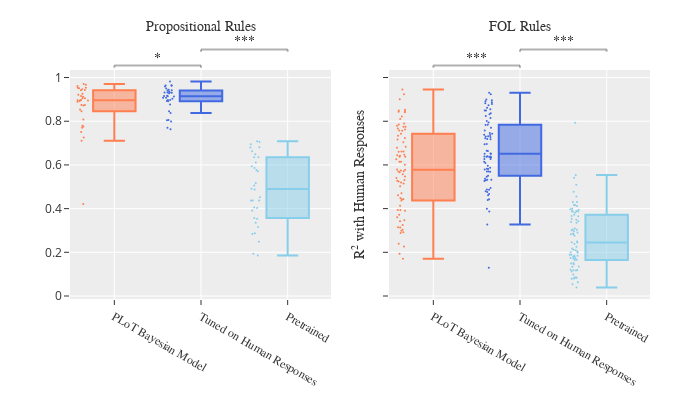

Notebook source saved alongside this figure:
### Code cell
fig, data = make_r2_comparison_scatter({k: v for k,v in data_files.items() if k in 
                            # ['PTG16', 'Tuned112-2B', 'Pretrained-2B']
                            # ['PTG16', 'Tuned112-7B', 'Tuned92-7B', 'Pretrained-7B']
                            ['PTG16', 'Tuned112-7B', 'Pretrained-7B']},
                            [[[0,1], [2,1]], [[0,1], [2,1]]]
                            )

fig.update_xaxes(tickfont={'family': 'times new roman', 'size': 12})
fig.show()
fig.write_image('./analysis/fig/e3_per_rule_r2yes.pdf')

### Figure 1 — Plotly figure (JSON) as saved in the notebook; plotly's stock layout.template omitted (floating-point values rounded to 4 significant figures)
{"data": [{"boxpoints": "all", "hovertext": ["hg13: circle and not blue", "hg02: false", "hg16: circle xor (not blue)", "hg04: circle", "hg01: true", "hg84: (circle or blue) or  (triangle and green)", "hg83: (circle and blue) or (triangle and green)", "hg23: medium or small", "hg18: large", "hg06: circle or blue", "hg24: small and blue", "hg85: circle or (blue and triangle)", "hg14: circle xor blue", "hg21: large or small", "hg78: blue implies circle", "hg10: circle and (not blue)", "hg86: circle or (triangle implies blue)", "hg82: (circle or triangle) implies blue", "hg11: not (circle and blue)", "hg12: not (circle or blue)", "hg09: circle and blue", "hg22: large or medium", "hg80: (not blue) implies (not circle)", "hg81: blue implies size 1", "hg25: blue or small", "hg19: medium", "hg07: circle or triangle", "hg20: small", "hg15: not (circle xor blue)", "hg77: circle implies blue", "hg08: blue or green", "hg79: (not blue) implies circle", "hg03: blue", "hg05: not circle"], "jitter": 0.3, "marker": {"color": "coral", "size": 2}, "name": "PTG16", "showlegend": false, "type": "box", "x": ["PLoT Bayesian Model", "PLoT Bayesian Model", "PLoT Bayesian Model", "PLoT Bayesian Model", "PLoT Bayesian Model", "PLoT Bayesian Model", "PLoT Bayesian Model", "PLoT Bayesian Model", "PLoT Bayesian Model", "PLoT Bayesian Model", "PLoT Bayesian Model", "PLoT Bayesian Model", "PLoT Bayesian Model", "PLoT Bayesian Model", "PLoT Bayesian Model", "PLoT Bayesian Model", "PLoT Bayesian Model", "PLoT Bayesian Model", "PLoT Bayesian Model", "PLoT Bayesian Model", "PLoT Bayesian Model", "PLoT Bayesian Model", "PLoT Bayesian Model", "PLoT Bayesian Model", "PLoT Bayesian Model", "PLoT Bayesian Model", "PLoT Bayesian Model", "PLoT Bayesian Model", "PLoT Bayesian Model", "PLoT Bayesian Model", "PLoT Bayesian Model", "PLoT Bayesian Model", "PLoT Bayesian Model", "PLoT Bayesian Model"], "xaxis": "x", "y": [0.8949, 0.7109, 0.8738, 0.9532, 0.4209, 0.7761, 0.726, 0.9506, 0.9704, 0.9608, 0.8078, 0.8893, 0.8955, 0.8532, 0.9055, 0.9154, 0.8965, 0.9118, 0.7503, 0.9216, 0.8747, 0.8718, 0.9058, 0.7696, 0.8925, 0.9534, 0.8973, 0.9416, 0.7788, 0.8456, 0.9259, 0.9465, 0.9675, 0.9435], "yaxis": "y"}, {"boxpoints": "all", "hovertext": ["hg13: circle and not blue", "hg02: false", "hg16: circle xor (not blue)", "hg04: circle", "hg01: true", "hg84: (circle or blue) or  (triangle and green)", "hg83: (circle and blue) or (triangle and green)", "hg23: medium or small", "hg18: large", "hg06: circle or blue", "hg24: small and blue", "hg85: circle or (blue and triangle)", "hg14: circle xor blue", "hg21: large or small", "hg78: blue implies circle", "hg10: circle and (not blue)", "hg86: circle or (triangle implies blue)", "hg82: (circle or triangle) implies blue", "hg11: not (circle and blue)", "hg12: not (circle or blue)", "hg09: circle and blue", "hg22: large or medium", "hg80: (not blue) implies (not circle)", "hg81: blue implies size 1", "hg25: blue or small", "hg19: medium", "hg07: circle or triangle", "hg20: small", "hg15: not (circle xor blue)", "hg77: circle implies blue", "hg08: blue or green", "hg79: (not blue) implies circle", "hg03: blue", "hg05: not circle"], "jitter": 0.3, "marker": {"color": "royalblue", "size": 2}, "name": "Tuned112-7B", "showlegend": false, "type": "box", "x": ["Tuned on Human Responses", "Tuned on Human Responses", "Tuned on Human Responses", "Tuned on Human Responses", "Tuned on Human Responses", "Tuned on Human Responses", "Tuned on Human Responses", "Tuned on Human Responses", "Tuned on Human Responses", "Tuned on Human Responses", "Tuned on Human Responses", "Tuned on Human Responses", "Tuned on Human Responses", "Tuned on Human Responses", "Tuned on Human Responses", "Tuned on Human Responses", "Tuned on Human Responses", "Tuned on Human Responses", "Tuned on Human Responses", "Tuned on Human Responses", "Tuned on Human Responses", "Tuned on Human Responses", "Tuned on Human Responses", "Tuned on Human Responses", "Tuned on Human Responses", "Tuned on Human Responses", "Tuned on Human Responses", "Tuned on Human Responses", "Tuned on Human Responses", "Tuned on Human Responses", "Tuned on Human Responses", "Tuned on Human Responses", "Tuned on Human Responses", "Tuned on Human Responses"], "xaxis": "x", "y": [0.9315, 0.7634, 0.8062, 0.9499, 0.7706, 0.8463, 0.8975, 0.9592, 0.9633, 0.8927, 0.799, 0.9309, 0.8762, 0.9072, 0.8968, 0.9166, 0.9319, 0.9317, 0.913, 0.9411, 0.9035, 0.891, 0.9138, 0.8041, 0.9155, 0.9075, 0.9359, 0.928, 0.8376, 0.9415, 0.9442, 0.9643, 0.9821, 0.9624], "yaxis": "y"}, {"boxpoints": "all", "hovertext": ["hg13: circle and not blue", "hg02: false", "hg16: circle xor (not blue)", "hg04: circle", "hg01: true", "hg84: (circle or blue) or  (triangle and green)", "hg83: (circle and blue) or (triangle and green)", "hg23: medium or small", "hg18: large", "hg06: circle or blue", "hg24: small and blue", "hg85: circle or (blue and triangle)", "hg14: circle xor blue", "hg21: large or small", "hg78: blue implies circle", "hg10: circle and (not blue)", "hg86: circle or (triangle implies blue)", "hg82: (circle or triangle) implies blue", "hg11: not (circle and blue)", "hg12: not (circle or blue)", "hg09: circle and blue", "hg22: large or medium", "hg80: (not blue) implies (not circle)", "hg81: blue implies size 1", "hg25: blue or small", "hg19: medium", "hg07: circle or triangle", "hg20: small", "hg15: not (circle xor blue)", "hg77: circle implies blue", "hg08: blue or green", "hg79: (not blue) implies circle", "hg03: blue", "hg05: not circle"], "jitter": 0.3, "marker": {"color": "skyblue", "size": 2}, "name": "Pretrained-7B", "showlegend": false, "type": "box", "x": ["Pretrained", "Pretrained", "Pretrained", "Pretrained", "Pretrained", "Pretrained", "Pretrained", "Pretrained", "Pretrained", "Pretrained", "Pretrained", "Pretrained", "Pretrained", "Pretrained", "Pretrained", "Pretrained", "Pretrained", "Pretrained", "Pretrained", "Pretrained", "Pretrained", "Pretrained", "Pretrained", "Pretrained", "Pretrained", "Pretrained", "Pretrained", "Pretrained", "Pretrained", "Pretrained", "Pretrained", "Pretrained", "Pretrained", "Pretrained"], "xaxis": "x", "y": [0.2872, 0.4372, 0.1933, 0.7084, 0.4054, 0.4518, 0.4874, 0.5715, 0.6946, 0.5059, 0.2839, 0.6493, 0.1854, 0.357, 0.611, 0.3357, 0.6354, 0.4372, 0.4913, 0.5854, 0.2488, 0.6623, 0.5177, 0.316, 0.3536, 0.6798, 0.7046, 0.5934, 0.4029, 0.3918, 0.5772, 0.6808, 0.4372, 0.6352], "yaxis": "y"}, {"boxpoints": "all", "hovertext": ["hg74: there is another object of the same shape<br>and another different object of the same color", "hg37: same shape as a blue object", "hg102: exactly one object in the set is blue excluding this object", "hg62: blue and same shape as another object", "hg109: all objects of the same shape are blue", "hg48: same shape as one of the unique largest that is not itself", "hg35: larger than some other object", "hg30: unique largest and blue", "hg51: unique circle", "hg54: (blue or circle) and no other object is (blue or circle)", "hg104: exactly one other object is the same color", "hg66: same color as all other objects of the same shape", "hg68: (circle) or (same color as all other objects of the same shape)", "hg76: every other object   shares at least one feature  with this object", "hg39: same shape as a blue or green object", "hg29: larger than all other objects", "hg59: same shape as another object", "hg17: there is a triangle in the set", "hg50: blue and no other object is blue", "hg107: exactly one blue object that is the same shape excluding this object", "hg108: all other objects of the same shape are blue", "hg72: same shape as another object that is blue", "hg58: same shape as one of the largest and blue", "hg89: exists another object of the same shape that is blue", "hg105: exactly one blue object that is the same shape", "hg64: no other object has the same shape", "hg91: same shape as an object that is blue or green", "hg28: one of the largest of its shape", "hg97: same shape as a uniquely blue object", "hg92: unique blue object", "hg53: the unique object that is (blue and circle)", "hg100: one of the smallest of objects who share a shape with another object", "hg111: at least one other object of the same shape is the same color", "hg98: the unique smallest object", "hg65: same shape and color as another object", "hg112: at least one other object of the same shape is not the same color", "hg94: the unique element and is (blue or green)", "hg47: (same shape as one of the largest) or blue", "hg96: the unique object", "hg75: there is another object of the same shape<br>that is the same color as another different object", "hg60: same size as another object", "hg27: not one of the largest or smallest", "hg93: the unique element and is (blue or circle)", "hg26: one of the largest or smallest", "hg67: blue or (same color as all other objects of the same shape)", "hg57: same shape as the unique largest blue object", "hg38: same shape as a (circle or blue) object", "hg44: same shape as the unique largest", "hg41: green or same shape as a blue object", "hg99: one of the smallest", "hg40: (not blue) and same shape as a blue object", "hg52: (blue or green) and no other object is blue or green", "hg55: unique largest blue object", "hg69: all objects of this shape are blue", "hg45: same shape as one of the largest", "hg46: (same shape as one of the largest) and blue", "hg42: green and same shape as a blue object", "hg73: there is another object of the same shape and another object of the same color", "hg87: same shape as a blue object", "hg63: same color as another object", "hg95: the unique element and is (blue and circle)", "hg32: larger than or equal-sized with all objects", "hg103: exactly one blue object in the set", "hg90: same shape as another object that is blue or green", "hg70: same color as all other objects of the same shape", "hg43: (same shape as a blue object) and circle", "hg56: unique largest (blue or green) object", "hg33: one of the largest and blue", "hg71: does not exist another object with same shape and color", "hg31: blue or larger than all other objects", "hg49: same shape as one of the largest that is not itself", "hg106: exactly one blue object that is the same shape excluding this object", "hg36: larger than a blue object", "hg88: same size as a circular object", "hg34: blue or (larger or equal in size to all other objects)", "hg101: same shape as a uniquely smallest object", "hg110: at least one other object of the same shape is blue", "hg61: blue or same shape as another object"], "jitter": 0.3, "marker": {"color": "coral", "size": 2}, "name": "PTG16", "showlegend": false, "type": "box", "x": ["PLoT Bayesian Model", "PLoT Bayesian Model", "PLoT Bayesian Model", "PLoT Bayesian Model", "PLoT Bayesian Model", "PLoT Bayesian Model", "PLoT Bayesian Model", "PLoT Bayesian Model", "PLoT Bayesian Model", "PLoT Bayesian Model", "PLoT Bayesian Model", "PLoT Bayesian Model", "PLoT Bayesian Model", "PLoT Bayesian Model", "PLoT Bayesian Model", "PLoT Bayesian Model", "PLoT Bayesian Model", "PLoT Bayesian Model", "PLoT Bayesian Model", "PLoT Bayesian Model", "PLoT Bayesian Model", "PLoT Bayesian Model", "PLoT Bayesian Model", "PLoT Bayesian Model", "PLoT Bayesian Model", "PLoT Bayesian Model", "PLoT Bayesian Model", "PLoT Bayesian Model", "PLoT Bayesian Model", "PLoT Bayesian Model", "PLoT Bayesian Model", "PLoT Bayesian Model", "PLoT Bayesian Model", "PLoT Bayesian Model", "PLoT Bayesian Model", "PLoT Bayesian Model", "PLoT Bayesian Model", "PLoT Bayesian Model", "PLoT Bayesian Model", "PLoT Bayesian Model", "PLoT Bayesian Model", "PLoT Bayesian Model", "PLoT Bayesian Model", "PLoT Bayesian Model", "PLoT Bayesian Model", "PLoT Bayesian Model", "PLoT Bayesian Model", "PLoT Bayesian Model", "PLoT Bayesian Model", "PLoT Bayesian Model", "PLoT Bayesian Model", "PLoT Bayesian Model", "PLoT Bayesian Model", "PLoT Bayesian Model", "PLoT Bayesian Model", "PLoT Bayesian Model", "PLoT Bayesian Model", "PLoT Bayesian Model", "PLoT Bayesian Model", "PLoT Bayesian Model", "PLoT Bayesian Model", "PLoT Bayesian Model", "PLoT Bayesian Model", "PLoT Bayesian Model", "PLoT Bayesian Model", "PLoT Bayesian Model", "PLoT Bayesian Model", "PLoT Bayesian Model", "PLoT Bayesian Model", "PLoT Bayesian Model", "PLoT Bayesian Model", "PLoT Bayesian Model", "PLoT Bayesian Model", "PLoT Bayesian Model", "PLoT Bayesian Model", "PLoT Bayesian Model", "PLoT Bayesian Model", "PLoT Bayesian Model"], "xaxis": "x2", "y": [0.2391, 0.7043, 0.2262, 0.7744, 0.6468, 0.325, 0.8435, 0.5305, 0.5237, 0.5711, 0.443, 0.5788, 0.3027, 0.3463, 0.6618, 0.6418, 0.6144, 0.7672, 0.5775, 0.6145, 0.5572, 0.4701, 0.7743, 0.5397, 0.7424, 0.683, 0.7564, 0.8495, 0.4126, 0.7896, 0.6611, 0.5697, 0.4611, 0.5196, 0.2985, 0.8213, 0.4481, 0.6608, 0.3606, 0.6374, 0.7235, 0.7332, 0.314, 0.3147, 0.394, 0.6256, 0.5276, 0.2915, 0.6444, 0.7791, 0.6003, 0.4373, 0.8529, 0.9239, 0.3904, 0.9457, 0.5666, 0.3416, 0.762, 0.7853, 0.7571, 0.7165, 0.1933, 0.5466, 0.5021, 0.9012, 0.6788, 0.8101, 0.6378, 0.8461, 0.3724, 0.3932, 0.5155, 0.4429, 0.8413, 0.5748, 0.171, 0.2882], "yaxis": "y2"}, {"boxpoints": "all", "hovertext": ["hg74: there is another object of the same shape<br>and another different object of the same color", "hg37: same shape as a blue object", "hg102: exactly one object in the set is blue excluding this object", "hg62: blue and same shape as another object", "hg109: all objects of the same shape are blue", "hg48: same shape as one of the unique largest that is not itself", "hg35: larger than some other object", "hg30: unique largest and blue", "hg51: unique circle", "hg54: (blue or circle) and no other object is (blue or circle)", "hg104: exactly one other object is the same color", "hg66: same color as all other objects of the same shape", "hg68: (circle) or (same color as all other objects of the same shape)", "hg76: every other object   shares at least one feature  with this object", "hg39: same shape as a blue or green object", "hg29: larger than all other objects", "hg59: same shape as another object", "hg17: there is a triangle in the set", "hg50: blue and no other object is blue", "hg107: exactly one blue object that is the same shape excluding this object", "hg108: all other objects of the same shape are blue", "hg72: same shape as another object that is blue", "hg58: same shape as one of the largest and blue", "hg89: exists another object of the same shape that is blue", "hg105: exactly one blue object that is the same shape", "hg64: no other object has the same shape", "hg91: same shape as an object that is blue or green", "hg28: one of the largest of its shape", "hg97: same shape as a uniquely blue object", "hg92: unique blue object", "hg53: the unique object that is (blue and circle)", "hg100: one of the smallest of objects who share a shape with another object", "hg111: at least one other object of the same shape is the same color", "hg98: the unique smallest object", "hg65: same shape and color as another object", "hg112: at least one other object of the same shape is not the same color", "hg94: the unique element and is (blue or green)", "hg47: (same shape as one of the largest) or blue", "hg96: the unique object", "hg75: there is another object of the same shape<br>that is the same color as another different object", "hg60: same size as another object", "hg27: not one of the largest or smallest", "hg93: the unique element and is (blue or circle)", "hg26: one of the largest or smallest", "hg67: blue or (same color as all other objects of the same shape)", "hg57: same shape as the unique largest blue object", "hg38: same shape as a (circle or blue) object", "hg44: same shape as the unique largest", "hg41: green or same shape as a blue object", "hg99: one of the smallest", "hg40: (not blue) and same shape as a blue object", "hg52: (blue or green) and no other object is blue or green", "hg55: unique largest blue object", "hg69: all objects of this shape are blue", "hg45: same shape as one of the largest", "hg46: (same shape as one of the largest) and blue", "hg42: green and same shape as a blue object", "hg73: there is another object of the same shape and another object of the same color", "hg87: same shape as a blue object", "hg63: same color as another object", "hg95: the unique element and is (blue and circle)", "hg32: larger than or equal-sized with all objects", "hg103: exactly one blue object in the set", "hg90: same shape as another object that is blue or green", "hg70: same color as all other objects of the same shape", "hg43: (same shape as a blue object) and circle", "hg56: unique largest (blue or green) object", "hg33: one of the largest and blue", "hg71: does not exist another object with same shape and color", "hg31: blue or larger than all other objects", "hg49: same shape as one of the largest that is not itself", "hg106: exactly one blue object that is the same shape excluding this object", "hg36: larger than a blue object", "hg88: same size as a circular object", "hg34: blue or (larger or equal in size to all other objects)", "hg101: same shape as a uniquely smallest object", "hg110: at least one other object of the same shape is blue", "hg61: blue or same shape as another object"], "jitter": 0.3, "marker": {"color": "royalblue", "size": 2}, "name": "Tuned112-7B", "showlegend": false, "type": "box", "x": ["Tuned on Human Responses", "Tuned on Human Responses", "Tuned on Human Responses", "Tuned on Human Responses", "Tuned on Human Responses", "Tuned on Human Responses", "Tuned on Human Responses", "Tuned on Human Responses", "Tuned on Human Responses", "Tuned on Human Responses", "Tuned on Human Responses", "Tuned on Human Responses", "Tuned on Human Responses", "Tuned on Human Responses", "Tuned on Human Responses", "Tuned on Human Responses", "Tuned on Human Responses", "Tuned on Human Responses", "Tuned on Human Responses", "Tuned on Human Responses", "Tuned on Human Responses", "Tuned on Human Responses", "Tuned on Human Responses", "Tuned on Human Responses", "Tuned on Human Responses", "Tuned on Human Responses", "Tuned on Human Responses", "Tuned on Human Responses", "Tuned on Human Responses", "Tuned on Human Responses", "Tuned on Human Responses", "Tuned on Human Responses", "Tuned on Human Responses", "Tuned on Human Responses", "Tuned on Human Responses", "Tuned on Human Responses", "Tuned on Human Responses", "Tuned on Human Responses", "Tuned on Human Responses", "Tuned on Human Responses", "Tuned on Human Responses", "Tuned on Human Responses", "Tuned on Human Responses", "Tuned on Human Responses", "Tuned on Human Responses", "Tuned on Human Responses", "Tuned on Human Responses", "Tuned on Human Responses", "Tuned on Human Responses", "Tuned on Human Responses", "Tuned on Human Responses", "Tuned on Human Responses", "Tuned on Human Responses", "Tuned on Human Responses", "Tuned on Human Responses", "Tuned on Human Responses", "Tuned on Human Responses", "Tuned on Human Responses", "Tuned on Human Responses", "Tuned on Human Responses", "Tuned on Human Responses", "Tuned on Human Responses", "Tuned on Human Responses", "Tuned on Human Responses", "Tuned on Human Responses", "Tuned on Human Responses", "Tuned on Human Responses", "Tuned on Human Responses", "Tuned on Human Responses", "Tuned on Human Responses", "Tuned on Human Responses", "Tuned on Human Responses", "Tuned on Human Responses", "Tuned on Human Responses", "Tuned on Human Responses", "Tuned on Human Responses", "Tuned on Human Responses", "Tuned on Human Responses"], "xaxis": "x2", "y": [0.4433, 0.8369, 0.3998, 0.8731, 0.6959, 0.4667, 0.8489, 0.6375, 0.8549, 0.4944, 0.3866, 0.5684, 0.6632, 0.6266, 0.7939, 0.6397, 0.665, 0.5961, 0.5811, 0.5318, 0.5701, 0.537, 0.7459, 0.7365, 0.6083, 0.6144, 0.8613, 0.6942, 0.6389, 0.6508, 0.8495, 0.4608, 0.6383, 0.7276, 0.4763, 0.4876, 0.5316, 0.7386, 0.8819, 0.6363, 0.5786, 0.5463, 0.48, 0.5703, 0.5507, 0.717, 0.7582, 0.6342, 0.7698, 0.8237, 0.7299, 0.7843, 0.8148, 0.9236, 0.7316, 0.8961, 0.8324, 0.5867, 0.5295, 0.3276, 0.8916, 0.8016, 0.129, 0.652, 0.5825, 0.8994, 0.7425, 0.8866, 0.6517, 0.9301, 0.5269, 0.7217, 0.7191, 0.6273, 0.8787, 0.7826, 0.4868, 0.4396], "yaxis": "y2"}, {"boxpoints": "all", "hovertext": ["hg74: there is another object of the same shape<br>and another different object of the same color", "hg37: same shape as a blue object", "hg102: exactly one object in the set is blue excluding this object", "hg62: blue and same shape as another object", "hg109: all objects of the same shape are blue", "hg48: same shape as one of the unique largest that is not itself", "hg35: larger than some other object", "hg30: unique largest and blue", "hg51: unique circle", "hg54: (blue or circle) and no other object is (blue or circle)", "hg104: exactly one other object is the same color", "hg66: same color as all other objects of the same shape", "hg68: (circle) or (same color as all other objects of the same shape)", "hg76: every other object   shares at least one feature  with this object", "hg39: same shape as a blue or green object", "hg29: larger than all other objects", "hg59: same shape as another object", "hg17: there is a triangle in the set", "hg50: blue and no other object is blue", "hg107: exactly one blue object that is the same shape excluding this object", "hg108: all other objects of the same shape are blue", "hg72: same shape as another object that is blue", "hg58: same shape as one of the largest and blue", "hg89: exists another object of the same shape that is blue", "hg105: exactly one blue object that is the same shape", "hg64: no other object has the same shape", "hg91: same shape as an object that is blue or green", "hg28: one of the largest of its shape", "hg97: same shape as a uniquely blue object", "hg92: unique blue object", "hg53: the unique object that is (blue and circle)", "hg100: one of the smallest of objects who share a shape with another object", "hg111: at least one other object of the same shape is the same color", "hg98: the unique smallest object", "hg65: same shape and color as another object", "hg112: at least one other object of the same shape is not the same color", "hg94: the unique element and is (blue or green)", "hg47: (same shape as one of the largest) or blue", "hg96: the unique object", "hg75: there is another object of the same shape<br>that is the same color as another different object", "hg60: same size as another object", "hg27: not one of the largest or smallest", "hg93: the unique element and is (blue or circle)", "hg26: one of the largest or smallest", "hg67: blue or (same color as all other objects of the same shape)", "hg57: same shape as the unique largest blue object", "hg38: same shape as a (circle or blue) object", "hg44: same shape as the unique largest", "hg41: green or same shape as a blue object", "hg99: one of the smallest", "hg40: (not blue) and same shape as a blue object", "hg52: (blue or green) and no other object is blue or green", "hg55: unique largest blue object", "hg69: all objects of this shape are blue", "hg45: same shape as one of the largest", "hg46: (same shape as one of the largest) and blue", "hg42: green and same shape as a blue object", "hg73: there is another object of the same shape and another object of the same color", "hg87: same shape as a blue object", "hg63: same color as another object", "hg95: the unique element and is (blue and circle)", "hg32: larger than or equal-sized with all objects", "hg103: exactly one blue object in the set", "hg90: same shape as another object that is blue or green", "hg70: same color as all other objects of the same shape", "hg43: (same shape as a blue object) and circle", "hg56: unique largest (blue or green) object", "hg33: one of the largest and blue", "hg71: does not exist another object with same shape and color", "hg31: blue or larger than all other objects", "hg49: same shape as one of the largest that is not itself", "hg106: exactly one blue object that is the same shape excluding this object", "hg36: larger than a blue object", "hg88: same size as a circular object", "hg34: blue or (larger or equal in size to all other objects)", "hg101: same shape as a uniquely smallest object", "hg110: at least one other object of the same shape is blue", "hg61: blue or same shape as another object"], "jitter": 0.3, "marker": {"color": "skyblue", "size": 2}, "name": "Pretrained-7B", "showlegend": false, "type": "box", "x": ["Pretrained", "Pretrained", "Pretrained", "Pretrained", "Pretrained", "Pretrained", "Pretrained", "Pretrained", "Pretrained", "Pretrained", "Pretrained", "Pretrained", "Pretrained", "Pretrained", "Pretrained", "Pretrained", "Pretrained", "Pretrained", "Pretrained", "Pretrained", "Pretrained", "Pretrained", "Pretrained", "Pretrained", "Pretrained", "Pretrained", "Pretrained", "Pretrained", "Pretrained", "Pretrained", "Pretrained", "Pretrained", "Pretrained", "Pretrained", "Pretrained", "Pretrained", "Pretrained", "Pretrained", "Pretrained", "Pretrained", "Pretrained", "Pretrained", "Pretrained", "Pretrained", "Pretrained", "Pretrained", "Pretrained", "Pretrained", "Pretrained", "Pretrained", "Pretrained", "Pretrained", "Pretrained", "Pretrained", "Pretrained", "Pretrained", "Pretrained", "Pretrained", "Pretrained", "Pretrained", "Pretrained", "Pretrained", "Pretrained", "Pretrained", "Pretrained", "Pretrained", "Pretrained", "Pretrained", "Pretrained", "Pretrained", "Pretrained", "Pretrained", "Pretrained", "Pretrained", "Pretrained", "Pretrained", "Pretrained", "Pretrained"], "xaxis": "x2", "y": [0.08453, 0.2963, 0.09825, 0.2447, 0.3087, 0.1351, 0.5536, 0.1884, 0.3355, 0.2901, 0.08405, 0.1841, 0.1172, 0.07845, 0.4558, 0.3049, 0.08466, 0.4299, 0.05325, 0.2178, 0.2859, 0.1659, 0.3948, 0.2385, 0.1206, 0.1487, 0.3853, 0.3968, 0.2, 0.2115, 0.3867, 0.2827, 0.2458, 0.3645, 0.2754, 0.1116, 0.1786, 0.4306, 0.7935, 0.1181, 0.417, 0.3391, 0.2828, 0.3892, 0.1195, 0.1718, 0.3485, 0.21, 0.3998, 0.5089, 0.1703, 0.4119, 0.1646, 0.5413, 0.1738, 0.3821, 0.2492, 0.1515, 0.1797, 0.1449, 0.1996, 0.3665, 0.03868, 0.2257, 0.2034, 0.3887, 0.08039, 0.3031, 0.3715, 0.3426, 0.06254, 0.1839, 0.4171, 0.3012, 0.4776, 0.352, 0.1883, 0.134], "yaxis": "y2"}], "layout": {"annotations": [{"font": {"family": "times new roman", "size": 14}, "showarrow": false, "text": "Propositional Rules", "x": 0.225, "xanchor": "center", "xref": "paper", "y": 1.15, "yanchor": "bottom", "yref": "paper"}, {"font": {"family": "times new roman", "size": 14}, "showarrow": false, "text": "FOL Rules", "x": 0.775, "xanchor": "center", "xref": "paper", "y": 1.15, "yanchor": "bottom", "yref": "paper"}, {"font": {"color": "black", "family": "times new roman", "size": 14}, "showarrow": false, "text": "*", "textangle": 0, "x": 0.5, "xref": "x", "y": 1.091, "yref": "y domain"}, {"font": {"color": "black", "family": "times new roman", "size": 14}, "showarrow": false, "text": "***", "textangle": 0, "x": 1.5, "xref": "x", "y": 1.166, "yref": "y domain"}, {"font": {"color": "black", "family": "times new roman", "size": 14}, "showarrow": false, "text": "***", "textangle": 0, "x": 0.5, "xref": "x2", "y": 1.091, "yref": "y2 domain"}, {"font": {"color": "black", "family": "times new roman", "size": 14}, "showarrow": false, "text": "***", "textangle": 0, "x": 1.5, "xref": "x2", "y": 1.166, "yref": "y2 domain"}], "height": 400, "margin": {"b": 60, "l": 70, "r": 50, "t": 70}, "shapes": [{"line": {"color": "black", "width": 2}, "type": "line", "x0": 0, "x1": 0, "xref": "x", "y0": 1.01, "y1": 1.02, "yref": "y domain"}, {"line": {"color": "black", "width": 2}, "type": "line", "x0": 0, "x1": 1, "xref": "x", "y0": 1.02, "y1": 1.02, "yref": "y domain"}, {"line": {"color": "black", "width": 2}, "type": "line", "x0": 1, "x1": 1, "xref": "x", "y0": 1.01, "y1": 1.02, "yref": "y domain"}, {"line": {"color": "black", "width": 2}, "type": "line", "x0": 2, "x1": 2, "xref": "x", "y0": 1.08, "y1": 1.09, "yref": "y domain"}, {"line": {"color": "black", "width": 2}, "type": "line", "x0": 2, "x1": 1, "xref": "x", "y0": 1.09, "y1": 1.09, "yref": "y domain"}, {"line": {"color": "black", "width": 2}, "type": "line", "x0": 1, "x1": 1, "xref": "x", "y0": 1.08, "y1": 1.09, "yref": "y domain"}, {"line": {"color": "black", "width": 2}, "type": "line", "x0": 0, "x1": 0, "xref": "x2", "y0": 1.01, "y1": 1.02, "yref": "y2 domain"}, {"line": {"color": "black", "width": 2}, "type": "line", "x0": 0, "x1": 1, "xref": "x2", "y0": 1.02, "y1": 1.02, "yref": "y2 domain"}, {"line": {"color": "black", "width": 2}, "type": "line", "x0": 1, "x1": 1, "xref": "x2", "y0": 1.01, "y1": 1.02, "yref": "y2 domain"}, {"line": {"color": "black", "width": 2}, "type": "line", "x0": 2, "x1": 2, "xref": "x2", "y0": 1.08, "y1": 1.09, "yref": "y2 domain"}, {"line": {"color": "black", "width": 2}, "type": "line", "x0": 2, "x1": 1, "xref": "x2", "y0": 1.09, "y1": 1.09, "yref": "y2 domain"}, {"line": {"color": "black", "width": 2}, "type": "line", "x0": 1, "x1": 1, "xref": "x2", "y0": 1.08, "y1": 1.09, "yref": "y2 domain"}], "width": 700, "xaxis": {"anchor": "y", "domain": [0, 0.45], "tickfont": {"family": "times new roman", "size": 12}}, "xaxis2": {"anchor": "y2", "domain": [0.55, 1], "tickfont": {"family": "times new roman", "size": 12}}, "yaxis": {"anchor": "x", "domain": [0, 1]}, "yaxis2": {"anchor": "x2", "domain": [0, 1], "matches": "y", "showticklabels": false, "title": {"font": {"family": "times new roman", "size": 14}, "text": "R<sup>2</sup> with Human Responses"}}}}
